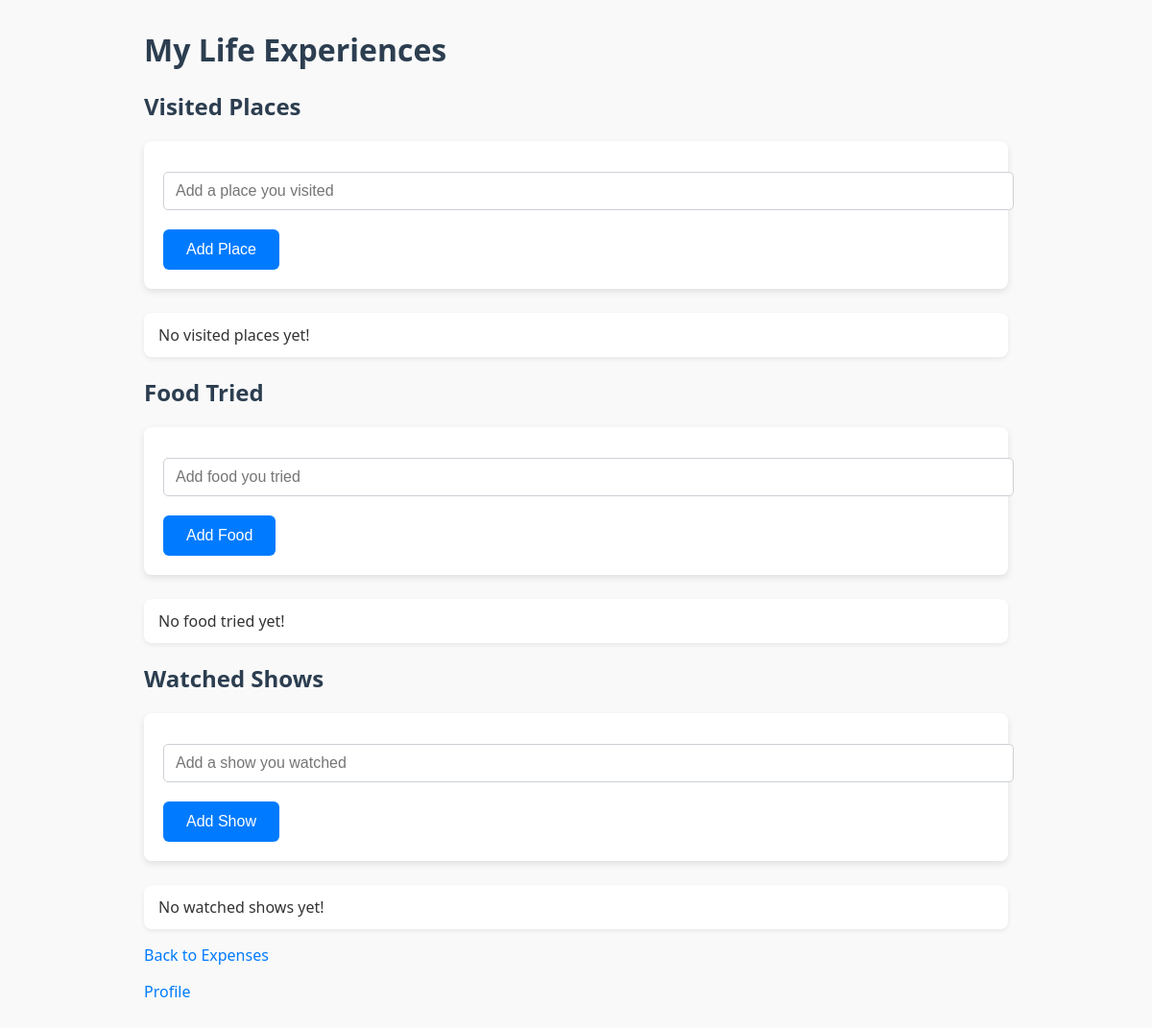
The app's page /experiences (signed in), older data.
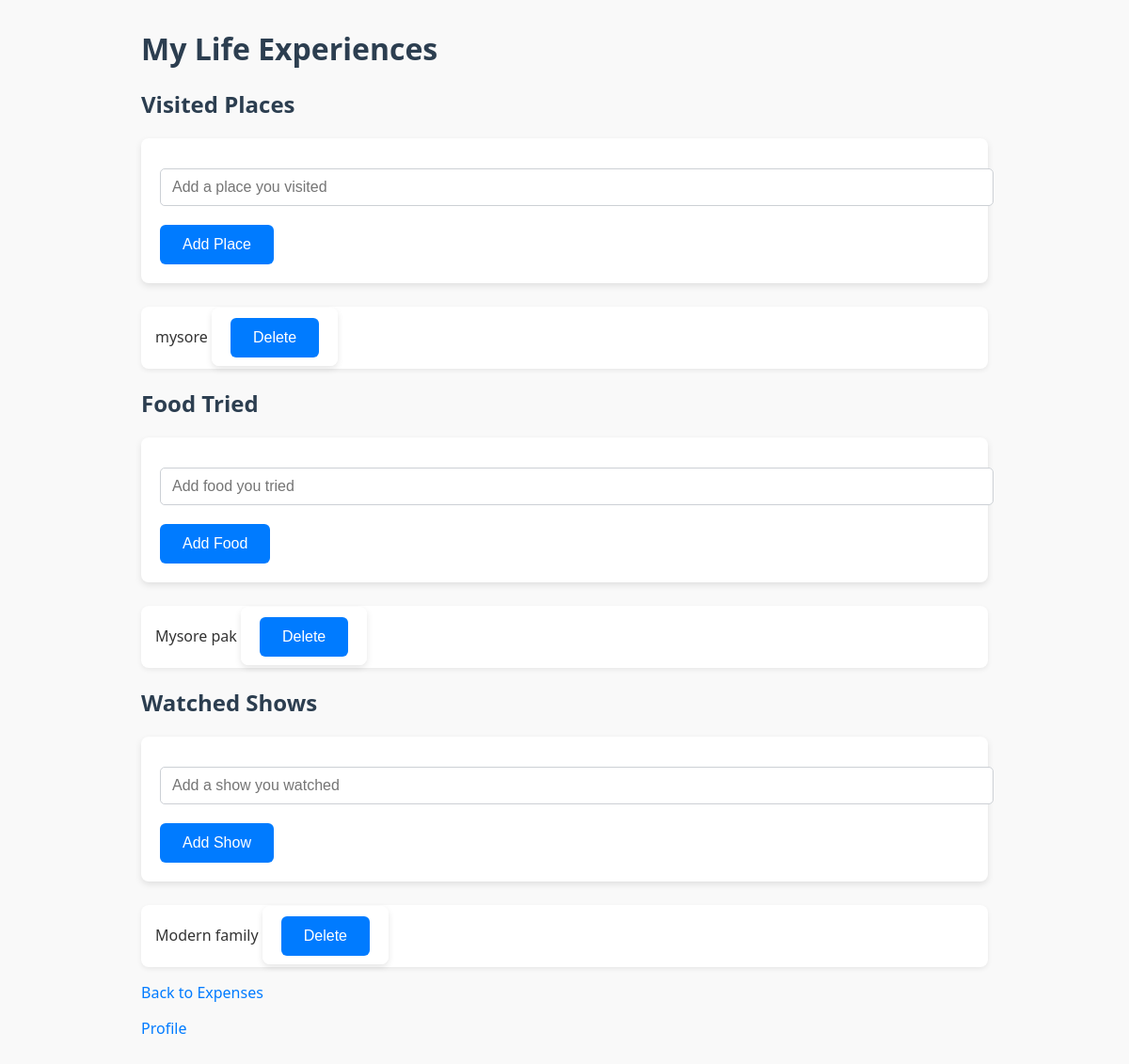
The same page, newer data.
### app.py (models this page shows)
class VisitedPlace(db.Model):
    id = db.Column(db.Integer, primary_key=True)
    name = db.Column(db.String(100))
    user_id = db.Column(db.Integer, db.ForeignKey('user.id'), nullable=False)

class FoodTried(db.Model):
    id = db.Column(db.Integer, primary_key=True)
    name = db.Column(db.String(100))
    user_id = db.Column(db.Integer, db.ForeignKey('user.id'), nullable=False)

class WatchedShow(db.Model):
    id = db.Column(db.Integer, primary_key=True)
    name = db.Column(db.String(100))
    user_id = db.Column(db.Integer, db.ForeignKey('user.id'), nullable=False)

### app.py (the view)
@app.route('/experiences')
@login_required
def experiences():
    page = request.args.get('page', 1, type=int)
    per_page = 5
    places_pagination = VisitedPlace.query.filter_by(user_id=current_user.id).paginate(page=page, per_page=per_page)
    foods_pagination = FoodTried.query.filter_by(user_id=current_user.id).paginate(page=page, per_page=per_page)
    shows_pagination = WatchedShow.query.filter_by(user_id=current_user.id).paginate(page=page, per_page=per_page)
    return render_template('experiences.html',
                           places=places_pagination.items,
                           foods=foods_pagination.items,
                           shows=shows_pagination.items,
                           places_pagination=places_pagination,
                           foods_pagination=foods_pagination,
                           shows_pagination=shows_pagination)

### app.py (called while the page is built)
@login_manager.user_loader
def load_user(user_id):
    return User.query.get(int(user_id))

### templates/experiences.html (shortened to what this page needs)
<!DOCTYPE html>
<html>
<head>
    <link rel="stylesheet" href="{{ url_for('static', filename='styles.css') }}">
</head>
<body>
    <h1>My Life Experiences</h1>
    <h2>Visited Places</h2>
    <form action="{{ url_for('add_visited_place') }}" method="post">
        <input type="text" name="name" placeholder="Add a place you visited" required>
        <button type="submit">Add Place</button>
    </form>
    <ul>
        {% for place in places %}
            <li>
                {{ place.name }}
                <form action="{{ url_for('delete_visited_place', id=place.id) }}" method="post" style="display:inline;">
                    <button type="submit">Delete</button>
                </form>
            </li>
        {% else %}
            <li>No visited places yet!</li>
        {% endfor %}
    </ul>
    <h2>Food Tried</h2>
    <form action="{{ url_for('add_food_tried') }}" method="post">
        <input type="text" name="name" placeholder="Add food you tried" required>
        <button type="submit">Add Food</button>
    </form>
    <ul>
        {% for food in foods %}
            <li>
                {{ food.name }}
                <form action="{{ url_for('delete_food_tried', id=food.id) }}" method="post" style="display:inline;">
                    <button type="submit">Delete</button>
                </form>
            </li>
        {% else %}
            <li>No food tried yet!</li>
        {% endfor %}
    </ul>
    <h2>Watched Shows</h2>
    <form action="{{ url_for('add_watched_show') }}" method="post">
        <input type="text" name="name" placeholder="Add a show you watched" required>
        <button type="submit">Add Show</button>
    </form>
    <ul>
        {% for show in shows %}
            <li>
                {{ show.name }}
                <form action="{{ url_for('delete_watched_show', id=show.id) }}" method="post" style="display:inline;">
                    <button type="submit">Delete</button>
                </form>
            </li>
        {% else %}
            <li>No watched shows yet!</li>
        {% endfor %}
    </ul>
    <p><a href="{{ url_for('home') }}">Back to Expenses</a></p>
    <p><a href="{{ url_for('profile') }}">Profile</a></p>
<link rel="stylesheet" href="{{ url_for('static', filename='styles.css') }}">
</body>
</html>

### static/styles.css (style rules this page uses)
body { font-family: 'Segoe UI', Tahoma, Geneva, Verdana, sans-serif; max-width: 900px; margin: 30px auto; background: #f9f9f9; color: #333; padding: 0 15px; }
h1, h2, h3 { color: #2c3e50; }
a { color: #007bff; text-decoration: none; }
form { background: white; padding: 20px; margin-bottom: 25px; border-radius: 8px; box-shadow: 0 3px 7px rgba(0,0,0,0.1); }
input[type="text"], input[type="password"], input[type="number"], input[type="file"] { display: block; width: 100%; margin: 12px 0 20px 0; padding: 10px 12px; border: 1px solid #ccd0d5; border-radius: 5px; font-size: 16px; }
button { background-color: #007bff; border: none; color: white; padding: 12px 24px; border-radius: 6px; font-size: 16px; cursor: pointer; transition: background-color 0.3s ease; }
ul { list-style: none; padding-left: 0; }
ul li { background: white; padding: 12px 15px; margin-bottom: 10px; border-radius: 8px; box-shadow: 0 2px 5px rgba(0,0,0,0.07); }

Row changes from the older to the newer data that the page shows:
added VisitedPlace: name "mysore"
added FoodTried: name "Mysore pak"
added WatchedShow: name "Modern family"
Text that changed along with them:
text no longer shown: "No visited places yet! No food tried yet! No watched shows yet!"
